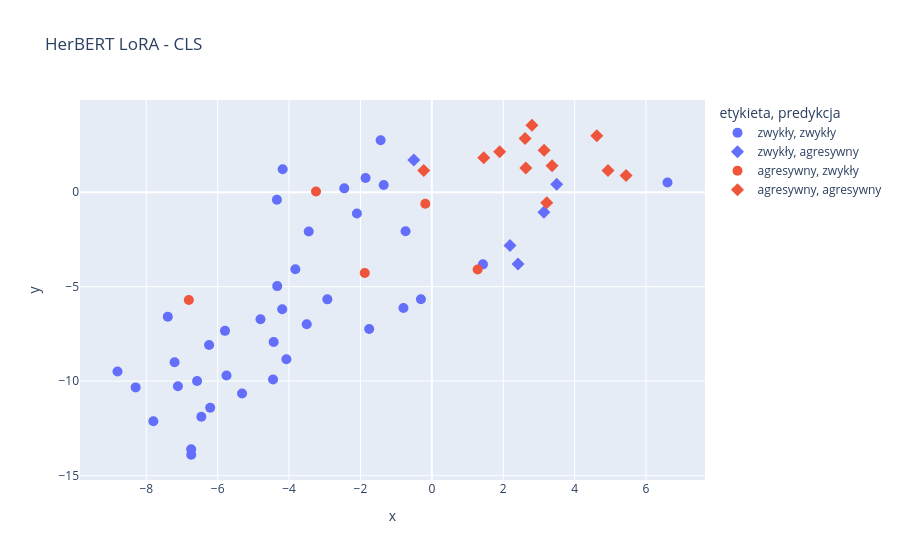

Notebook cell for this chart:
### Markdown cell above
## 2. Przestrzeń wektorowa przykładów testowych (reprezentacja tokenu [CLS])

### Code cell
emb = embed(seq_model, tok, test_df.text.tolist(), pool="cls")
plot_space(emb, test_df.label, seq_preds, test_df.text, "HerBERT LoRA - CLS")

### Figure 1 — Plotly figure (JSON) as saved in the notebook; plotly's stock layout.template omitted (floating-point values rounded to 4 significant figures)
{"data": [{"customdata": [["To też jest dobra wiadomość. Racjonalne państwo powinno po prostu korzystać z ty<br>ch okazji, zwłaszcza że Polska potrzebuje dużych inwestycji nie tylko w zbrojeni<br>a, ale także w system energetyczny. Mamy system energetyczny na trytytki. Nie zb<br>udowaliśmy ani jednej elektrowni jądrowej i za chwilę bardzo dużo może nas to po"], ["Drugi obszar projektu to ceny transferowe i informacja TPR. Zmienia się sposób r<br>aportowania. Informacja TPR będzie mogła być podpisywana przez pełnomocnika na p<br>odstawie standardowego pełnomocnictwa UPL-1."], ["Ten projekt daje nadzieję na to, że nauczyciele, ale i dzieci, rodzice przestaną<br> się bać i zastanawiać, czy po następnych wyborach będą w grupie, którą będzie s<br>ię głaskać, czy znowu będzie się na nich pluło jak przez ostatnie lata. Czy znow<br>u szkoła stanie się poligonem politycznym, czy może będą mieli chwilę wytchnieni"], ["Szacunek dla późniejszych zasług Tadeusza Mazowieckiego nie wymaga milczenia o j<br>ego błędach. Jeżeli mamy pamiętać, pamiętajmy uczciwie. Nie potrzebujemy kolejne<br>go pomnika zbudowanego z przemilczeń, a niestety wszystko wskazuje na to, że to <br>właśnie państwo robicie, przyjmując tę uchwałę. Potrzebujemy prawdy o polskiej h"], ["Natomiast mam pytanie o Straż Graniczną. W informacji, której udzielił pan minis<br>ter, usłyszeliśmy, że w 2023 r. zostało zatrudnionych 200 nowych strażników gran<br>icznych do ochrony granicy Polski z Białorusią. Tam cały czas sytuacja jest zapa<br>lna. Musimy wzmacniać to terytorium naszego kraju. Zapora robi swoje, ale jest p"], ["Historia uczy realizmu. Bezpieczeństwo opiera się na sile państw i trwałych soju<br>szach, a nie na projektach, które nie mają oparcia w realnej zdolności obronnej.<br> Silna Polska w silnym NATO to nasza racja stanu. Dziękuję bardzo."], ["Prof. Franciszek Marek (dej mu Ponboczku zdrowio, dyć tyn chop — piyrszy z welow<br>anio rektor Łopolskiego Uniwersytetu mo 94 roki): „Jynzyk polski literacki zacz?<br>n sie formować na Śl?nsku. Śl?nsk doł Polsce formy wyższego duchownego życi?. Po<br>lsk? weszła do kultury europejskij bez Śl?nsk."], ["Biuro legislacji czy opinii skutków tej regulacji powiedziało, że jest to oczywi<br>ście korzystne dla przedsiębiorców, ale niekorzystne dla budżetu. Natomiast musi<br>my mieć na uwadze, jakie to będzie generowało długofalowe plusy w postaci tego, <br>że każdy jeden przedsiębiorca, którego teraz uratujemy tym przedłużeniem dobrowo"], ["Pracujemy merytorycznie nad bardzo ważnym elementem systemu wymiaru sprawiedliwo<br>ści. Mianowicie nad nadużywaniem przez sądy tymczasowego aresztowania, nad pozba<br>wianiem osób podejrzanych, osób, które nie są prawomocnie skazane, podstawowych <br>praw: prawa do wolności osobistej, prawa do obrony w procesie, prawa do tego, że"], ["Jednak to nie zatrzymuje inwestycji Lidla. W tej sytuacji prezydium Parlamentarn<br>ego Zespołu ds. Obrony Gietrzwałdu przygotowało do Lidla sp. z o.o. sp. k. z sie<br>dzibą przy ul. Poznańskiej 48 w Jankowicach pismo, w którym wzywamy Lidla z sied<br>zibą w Jankowicach do przestrzegania zakazu wykonywania prac ziemnych trwale zni"], ["Potrzebujemy nowego programu i nowej strategii w zakresie planowania pomocy i ak<br>tywizacji seniorów. Koalicji 15 października, na którą zagłosowało 11,5 mln ludz<br>i, powierzono tę odpowiedzialność."], ["Dlatego moje pytanie zmierza do tego, czy ministerstwo planuje zmiany w zakresie<br> transparentności informacji o tym, jakie są fundacje rodzinne i kto jest fundat<br>orem, oraz zmiany w zakresie dostępności majątku fundacji rodzinnej dla wierzyci<br>eli fundatorów. Mam też pytanie: Ilu posłów i polityków, którzy tak bardzo dążyl"], ["Przechodząc do tychże kwestii: proszę państwa, wiem, że Komisja Nadzwyczajna w s<br>posób profesjonalny zajmowała się tymi sprawami, kwestią finansowania. Rozumiem <br>też pytania państwa posłów, bo nie wszyscy byli na posiedzeniu komisji, nie wszy<br>scy musieli je oglądać. Były pytania dotyczące spraw przeprocedowanych w komisji"], ["Wprowadzamy kluczową korektę w art. 12 ust. 1b, skreślając wyrazy „włącznie z żą<br>daniem zdjęcia odzieży i obuwia” itd. Ta zmiana ma na celu jednoznaczne odróżnie<br>nie kontroli bezpieczeństwa od kontroli osobistej. Kontrola bezpieczeństwa ma po<br>legać na sprawdzeniu osoby, zawartości odzieży i obuwia oraz przedmiotów za pomo"], ["Dla mnie jako dla posłanki z Krakowa, która widzi też, jak trudna jest realizacj<br>a programu ochrony powietrza w całej Małopolsce, ta zmiana jest kluczowa. Złożę <br>również poprawkę w tym obszarze, która wzmacnia programy ochrony powietrza i rea<br>lizację uchwał antysmogowych, bo tutaj najważniejsza jest konsekwencja i wspiera"], ["Pani posłanka Sibińska pytała o rzemiosło. Na pewno będziemy kontynuowali te kwe<br>stie. Zresztą mamy wsparcie w osobie rzecznika małych i średnich przedsiębiorców<br> i w całym jego urzędzie. Rzemieślnicy są dla nas bardzo ważni. Ta zmiana ustawy<br> i podejścia do rzemieślników była oczekiwana od wielu lat i została wprowadzona"], ["Planowany system ma mieć architekturę podwójnego wykorzystania umożliwiającą świ<br>adczenie usług zarówno na potrzeby wojskowe, jak i na potrzeby wybranych obszaró<br>w administracji państwowej, z zachowaniem pełnej autonomicznej kontroli po stron<br>ie Sił Zbrojnych. Projekt zakłada wykorzystanie satelity umieszczonego na orbici"], ["Nie można unikać prawdy nawet wtedy, gdy może okazać się bolesna. Nie bójmy się <br>prawdy, apeluje o to wielu posłów. Nie zagłuszajmy tej dyskusji emocjami dotyczą<br>cymi innych wydarzeń, bo to nie jest wiarygodna dyskusja, tu nie ma chęci do dys<br>kusji. To tylko udawanie i próba osiągnięcia tego, aby ten projekt został zlekce"], ["Wobec powyższego Klub Parlamentarny Polskie Stronnictwo Ludowe — Trzecia Droga b<br>ędzie głosować za przyjęciem tej uchwały, która jest arcyważna w procesie przywr<br>acania praworządności w Polsce. Dziękuję bardzo."], ["Ale chyba właśnie 5 minut, a nie 3 minuty. To chciałem wyjaśnić. Klub ma 5 minut<br>. W związku z tym prosiłbym liczyć czas od początku."], ["I jedno pytanie, proszę o odpowiedź na piśmie: Co się stanie, jeśli tych 120 mln<br> zarezerwowanych przez ministra nie wystarczy, a w ministerstwie nie będzie oszc<br>zędności? Dziękuję."], ["Niewątpliwie jest to ważna zmiana, która bardzo poprawia transparentność, jasnoś<br>ć i przejrzystość przepisów, a przede wszystkim ułatwia dostęp przedsiębiorcom i<br> weryfikację danych. Pytanie jest takie: Jak często te dane będą aktualizowane i<br> czy będą mogły być w tym systemie wykorzystywane do celów dowodowych?"], ["Dzień dobry. Informuje, że dziś odbędzie się posiedzenie Komisji Śledczej do zba<br>dania legalności, prawidłowości oraz celowości czynności operacyjno-rozpoznawczy<br>ch podejmowanych m.in. z wykorzystaniem oprogramowania Pegasus przez członków Ra<br>dy Ministrów, służby specjalne, Policję, organy kontroli skarbowej oraz celno-sk"], ["Pani Marszałek! Wysoka Izbo! Rzeczywiście trudno uwierzyć w to, że projektowane <br>przepisy są zupełnie bezkosztowe. Dlatego apelowałbym jednak do ministerstwa o c<br>hwilę refleksji, o to, aby sprawdziło, zweryfikowało, jakie są koszty implementa<br>cji nowych rozwiązań. Jak projekt zabezpiecza konstytucyjną zasadę ochrony prawa"], ["Pani Marszałek! Wysoka Izbo! Panie Ministrze! Procedowana ustawa o Krajowej Siec<br>i Kardiologicznej powinna w swoich założeniach pomóc polskim pacjentom kardiolog<br>icznym w skutecznym leczeniu. A czy tak będzie? Czas pokaże, czy wystarczy środk<br>ów finansowych na wdrożenie i skuteczne leczenie. W Polsce zgony, tak jak tutaj "], ["Kolejna sprawa. Tak naprawdę, jeżeli ktoś wcześniej podjął działalność, przed 19<br>88 r., to już był w wieku dorosłym, kiedy kontynuował tę działalność. Tak napraw<br>dę to dotyczyłoby głównie ludzi, którzy podjęli tę działalność gdzieś w okolicac<br>h 1988 r. Tutaj chylę czoła przed też moimi kolegami z Federacji Młodzieży Walcz"], ["Projekt ustawy wprowadza istotne zmiany w zakresie przeciwdziałania wspieraniu a<br>gresji na Ukrainę oraz ochrony bezpieczeństwa narodowego. Jego założenia są zgod<br>ne z interesem państwa, jednak szczególną uwagę należy poświęcić kwestii proporc<br>jonalności i ochrony praw podmiotów gospodarczych. Kluczowe jest, aby wprowadzan"], ["- do Spraw Petycji — godz. 10, - Śledczej do zbadania legalności, prawidłowości <br>oraz celowości czynności operacyjno-rozpoznawczych podejmowanych m.in. z wykorzy<br>staniem oprogramowania Pegasus przez członków Rady Ministrów, służby specjalne, <br>Policję, organy kontroli skarbowej oraz celno-skarbowej, organy powołane do ścig"], ["Jeżeli chodzi o działalność telefonu zaufania, to odnotowano 43 tys. zgłoszeń te<br>lefonicznych. Jest to właśnie sposób, w jaki był prowadzony ten telefon. Przepro<br>wadzono ok. 18 tys. rozmów na czacie."], ["Panie Marszałku! Wysoka Izbo! Projekt, który wyszedł z Sejmu, był już daleko idą<br>cym kompromisem. To było takie minimum praw, praw dla osób żyjących w nieformaln<br>ych związkach. Mimo to prezydent zawetował ustawę. Mówimy tu o blisko 2 mln Pole<br>k i Polaków i o ich podstawowych prawach. Jesteśmy im winni te realne rozwiązani"], ["Temu tzw. lekkiemu podejściu, czyli podejściu w przypadku rady, która będzie mia<br>ła funkcję opiniodawczą, musi towarzyszyć, szanowni państwo, sytuacja, w której <br>ta rada będzie miała pełen dostęp do wszelkich źródeł informacji, analiz, które <br>są produkowane, kolokwialnie rzecz ujmując, przez wszystkie instytucje publiczne"], ["Szanowny Panie Marszałku! Wysoka Izbo! Dziś poświęcę chwilę, by podkreślić wyjąt<br>kowe walory lokalnych jarmarków świątecznych, więc wypowiem się w innym tonie ni<br>ż państwo. To cudowna tradycja, która łączy mieszkańców w świątecznej atmosferze<br>, promując jednocześnie nasze lokalne wyroby, rękodzieło i produkty spożywcze. J"], ["Panie Marszałku! W imieniu mojego klubu parlamentarnego informuję, że z uwagi na<br> propozycje odnośnie do pelletu i planów poprzemy proponowaną ustawę. Liczymy na<br> to, że to dopiero początek zmian na rzecz zielonych miast i miasteczek, mniejsz<br>ych miejscowości, tych do 20 tys. mieszańców, oraz wsi w Polsce i że będzie to z"], ["Nowym rozwiązaniem jest także zobligowanie ministra sprawiedliwości do określeni<br>a, w drodze rozporządzenia, sposobu i trybu przekazywania tych informacji. W cel<br>u zapewnienia skutecznego stosowania przepisów ustawy nadano wojewodom szczególn<br>e uprawnienia kontrolne w zakresie weryfikacji realizacji obowiązków wynikającyc"], ["Szanowny Panie Marszałku! Panie Ministrze! Wysoka Izbo! Szanowni Państwo! W imie<br>niu Klubu Parlamentarnego Polskie Stronnictwo Ludowe — Trzecia Droga przedstawia<br>m stanowisko odnośnie do poselskiego projektu ustawy o zmianie ustawy — Kodeks k<br>arny z druku nr 2210."], ["Zmienia się sposób poboru. Inkaso zastępują płatnicy, którymi z mocy ustawy będą<br> podmioty świadczące usługi zakwaterowania. Płatnikowi przysługuje 10% pobranej <br>opłaty. Stawka opłaty miejscowej nie będzie mogła przekroczyć 5 zł, a opłata uzd<br>rowiskowa 6,86 zł. To dobre rozwiązanie, które pozwoli wielu gminom, w szczególn"], ["Proszę zatem o odpowiedź: Czy działania te realizowane są według tego samego wzo<br>rca w całym kraju? Czy zapasy w formie namiotów, sprzętu, śpiworów, urządzeń grz<br>ewczych są uzupełniane na bieżąco, czy możemy mówić także o wzroście takich zapa<br>sów? Jak wyglądają kanały dystrybucji informacji dotyczących zagrożeń? Jak docie"], ["Mam pytanie do pana posła. Może na dalszym etapie procesu legislacyjnego warto b<br>yłoby rozważyć ujednolicenie kar z art. 199 ust. 4 i art. 200 ust. 1, który równ<br>ież przewiduje karę za obcowanie seksualne z małoletnim, ale ten próg jest znacz<br>nie niższy, czyli nie od 3 do 20 lat, ale od 2 do 15 lat? Proszę o rozważenie ta"]], "hovertemplate": "etykieta=zwykły<br>predykcja=zwykły<br>tekst=%{customdata[0]}<extra></extra>", "legendgroup": "zwykły, zwykły", "marker": {"color": "#636efa", "size": 10, "symbol": "circle"}, "mode": "markers", "name": "zwykły, zwykły", "orientation": "v", "showlegend": true, "type": "scatter", "x": [-2.454, -7.207, -1.858, -0.7365, -4.332, -4.179, 6.601, -2.927, -8.806, -4.34, -5.752, -4.191, -3.823, -8.298, -4.431, -3.505, -7.113, -1.349, -5.316, -1.435, -3.449, -6.577, -6.743, -0.3059, -0.7959, -2.099, -6.209, -6.74, -6.24, 1.431, -1.756, -7.397, -4.448, -6.457, -7.801, -4.075, -5.795, -4.8], "xaxis": "x", "y": [0.1993, -9.005, 0.7465, -2.065, -4.973, 1.213, 0.5118, -5.672, -9.491, -0.3993, -9.7, -6.2, -4.076, -10.33, -7.932, -6.991, -10.27, 0.3741, -10.66, 2.742, -2.086, -9.99, -13.6, -5.665, -6.133, -1.13, -11.41, -13.9, -8.09, -3.822, -7.242, -6.593, -9.918, -11.88, -12.12, -8.84, -7.34, -6.729], "yaxis": "y"}, {"customdata": [["Pani Marszałek! Wysoka Izbo! Panie Ministrze! Sposób, w jaki ogłosiliście zawies<br>zenie programu, był naprawdę skandaliczny. To podważa zaufanie obywatelek i obyw<br>ateli do państwa polskiego. Rozumiem potrzebę przebudowy programu. Zresztą choci<br>ażby Polski Alarm Smogowy podobno od marca państwa informował, zgłaszał, że są z"], ["Szanowny Panie Marszałku! Pani Minister! Dotrzymujemy obietnic. Jedną z obietnic<br> było właśnie podwyższenie kwoty wypłacanej przez fundusz alimentacyjny do 1 tys<br>. zł. Ta kwota, która tutaj jest podawana, czyli rekordowe ponad 15 mld zł, i pr<br>awie 300 tys. osób niepłacących tych alimentów naprawdę budzą przerażenie."], ["Pani Marszałkini! Wysoki Sejmie! Wojna o umysły, wojna psychologiczna wywołana p<br>rzez Rosję jest faktem. Tysiące fałszywych informacji, kłamstw, manipulacji. Cel<br>? Podzielić, wprowadzić chaos, podważyć zaufanie do nauki, podważyć wiarygodność<br> instytucji państwa, zasiać wątpliwości, skłócić Polaków i Unię Europejską, Pola"], ["Panie Marszałku! Wysoka Izbo! W ten poniedziałek Jolanta Żołnierczyk, odważna ka<br>sjerka z Żywca, wygrała w sądzie z wielką międzynarodową korporacją, z Kauflande<br>m. Kaufland bezprawnie zwolnił Jolantę Żołnierczyk za to, że jako działaczka zwi<br>ązkowa i społeczna inspektor pracy rzetelnie wypełniała swoje obowiązki. Kauflan"], ["Jeśli chodzi o zwolnienia dotyczące wszystkich nagród dla sportowców wypłacanych<br> z budżetu państwa, to jest to kompetencja ministra finansów polskiego rządu. Pr<br>zyjmując je, rzeczywiście złamalibyśmy ogólnie funkcjonującą zasadę, bo dlaczego<br> za wyniki w nauce, sporcie i innych…"]], "hovertemplate": "etykieta=zwykły<br>predykcja=agresywny<br>tekst=%{customdata[0]}<extra></extra>", "legendgroup": "zwykły, agresywny", "marker": {"color": "#636efa", "size": 10, "symbol": "diamond"}, "mode": "markers", "name": "zwykły, agresywny", "orientation": "v", "showlegend": true, "type": "scatter", "x": [2.414, 2.188, 3.498, 3.137, -0.5051], "xaxis": "x", "y": [-3.804, -2.828, 0.4206, -1.067, 1.707], "yaxis": "y"}, {"customdata": [["Panie Marszałku! Wysoka Izbo! Chciałabym poinformować Wysoką Izbę, że nie jest p<br>rzestrzegana ustawa o Funduszu rozwoju przewozów autobusowych. W tej ustawie w a<br>rt. 11d w pkt 5 jasno zapisaliśmy kilka lat temu, także państwo z koalicji rządz<br>ącej głosowali za tym rozwiązaniem, że umowa zawierana z tego funduszu jest na c"], ["Dziękuję, panie marszałku. Po 15 października nastroje Polaków znacznie pogorszy<br>ły się. Widzimy to chociażby na opublikowanych kilka godzin temu danych GUS-u. S<br>przedaż detaliczna w listopadzie spadła zarówno rok do roku, jak i miesiąc do mi<br>esiąca. To pokazuje, że Polacy negatywnie oceniają koalicję chaosu, koalicję ana"], ["Szanowny Panie Marszałku! Wysoki Sejmie! 8 miesięcy temu premier Donald Tusk pod<br>pisał z Ukrainą porozumienie o współpracy w dziedzinie bezpieczeństwa. Jednym z <br>najważniejszych fundamentów tego porozumienia miała być współpraca przemysłów ob<br>ronnych — wspólne projekty badawczo-rozwojowe, transfer technologii, produkcja n"], ["To jest schemat wygaszania dużych inwestycji przemysłowych przez rząd Donalda Tu<br>ska pod hasłem „megalomanii” i konieczności zmian w uzgodnionych i gotowych proj<br>ektach. Tyle że w tym przypadku mówimy o zakładzie, który mógł realnie konkurowa<br>ć z Niemcami. Skala ponad 400 tys. t polipropylenu rocznie to wartość, która zmi"], ["Omawiane sprawozdanie Rady Języka Polskiego z wielu względów jest ciekawe. Nasuw<br>a się tutaj mimochodem taka konstatacja, że zarówno ówczesna partia sprawująca w<br>ładzę, czyli Prawo i Sprawiedliwość, jak i cała największa opozycja totalna nicz<br>ym specjalnie się od siebie nie różniły. Śmiem twierdzić, że takie partie jak PO"]], "hovertemplate": "etykieta=agresywny<br>predykcja=zwykły<br>tekst=%{customdata[0]}<extra></extra>", "legendgroup": "agresywny, zwykły", "marker": {"color": "#EF553B", "size": 10, "symbol": "circle"}, "mode": "markers", "name": "agresywny, zwykły", "orientation": "v", "showlegend": true, "type": "scatter", "x": [1.282, -1.879, -6.807, -3.245, -0.1838], "xaxis": "x", "y": [-4.09, -4.28, -5.705, 0.03187, -0.6162], "yaxis": "y"}, {"customdata": [["A co robi Donad Tusk? Oczywiście musi się meldować w Budapeszcie, musi się witać<br> z Viktorem Orbánem, który w porównaniu z obecną władzą wydaje się naprawdę męże<br>m stanu. Właśnie Viktor Orbán — zaraz po 1 lipca, jak Węgry objęły prezydencję w<br> Unii Europejskiej — powędrował i do Kijowa, i do Moskwy, i do Waszyngtonu, i do"], ["…chciałbym zwrócić uwagę — bo tutaj przed chwilą były wnioski formalne na temat <br>lobbingu, wpływów niemieckich na polski rząd — i chciałbym przypomnieć, że ta pr<br>aktyka jest znana od lat. Wiele lat temu mieliśmy prężnie działające cukrownie, <br>które produkowały cukier, i Unia Europejska nagle magicznie wprowadziła limity p"], ["Nie dziwię się, że pan się denerwuje. Ma pan powody, żeby się denerwować. Ale te<br>raz, szanowni państwo, apeluję do tych, którzy siedzą trochę z tyłu, w dalszych <br>rzędach PiS-u, żebyście tak na chwilę wyłączyli ten partyjny przekaz i odpowiedz<br>ieli sobie na jedno proste pytanie."], ["PiS chciał wygaszać Rządowe Centrum Bezpieczeństwa. W projekcie, który był schow<br>any gdzieś tam głęboko w szufladzie w MSWiA, było wygaszenie i zlikwidowanie Rzą<br>dowego Centrum Bezpieczeństwa. A Rządowe Centrum Bezpieczeństwa i służby podległ<br>e odpowiedzialne za ochronę ludności, Państwowa Straż Pożarna i ochotnicze straż"], ["PiS rękami sędziów Trybunału Konstytucyjnego zerwał kompromis aborcyjny, wyprowa<br>dził tysiące kobiet na ulicę, przyczynił się do piekła kobiet, do śmierci niektó<br>rych z nich. Nigdy więcej. Dzisiejszy projekt zagwarantuje, by się to już nigdy <br>nie powtórzyło, bo sędziów wybierzemy większością kwalifikowaną 2/3 głosów. Dlat"], ["Czasami warto mówić troszkę wolniej. Panie pośle, czasami „wolniej” znaczy „lepi<br>ej” w sensie możliwości zrozumienia tematu i tego, co pan mówi. Zapraszam pana p<br>osła Pawła Bliźniuka, Koalicja Obywatelska."], ["Strach przed modernizacją i nowoczesnością jest typowy dla PiS-u, bo to jest par<br>tia o charakterze anachronicznym. To jest partia mentalnie zakotwiczona w XIX w.<br> To jest partia zakotwiczona w początku XX w. Ta partia nie rozumie XXI w. Nie r<br>ozumie potrzeb obywateli, którzy żyją w sposób bardziej nowoczesny."], ["…. Wtedy gdy będziecie kłamać, gdy będziecie podważać bezpieczeństwo państwa. Ta<br>k, mój język będzie ostry wobec was, bo to, co robicie, jest nieodpowiedzialne. <br>To, co robicie, zagraża polskiemu bezpieczeństwu. Wasza działalność przez 8 lat <br>w Ministerstwie Spraw Wewnętrznych i Administracji to było jedno wielkie zagroże"], ["Kwestia zielonego ładu. Ja tylko przypomnę: zielony ład poparli europosłowie Pla<br>tformy Obywatelskiej i PSL-u. Mało tego, ich szefowa, szefowa Europejskiej Parti<br>i Ludowej, powiedziała, że oni są partią zielonego ładu."], ["Był ten wątek skumulowanej inflacji. Poruszał go pan poseł Grzyb, pan minister t<br>akże. Proszę państwa, skumulowana inflacja — panie ministrze, nie 50, tylko 43, <br>jeżeli już — rzeczywiście jest wysoka. Ale mam nadzieję, że znacie raporty. Skor<br>o nie wierzycie raportom Narodowego Banku Polskiego, to wierzcie chociaż raporto"], ["Panie Marszałku! Apeluję do pana. Dziś po raz kolejny złamał pan zasady. Zawsze <br>było tak, że jeżeli klub poprosił o 15 minut dla klubu, to nawet jak lewica rząd<br>ziła, zawsze było to bez głosowania udzielane. A dzisiaj marszałek Hołownia po r<br>az kolejny złamał zasady, łamie konstytucję."], ["1. Jak można ustanowić rok 2027 Rokiem Nauki, gdy jednocześnie wprowadzacie w sz<br>kołach dietę planetarną? Przez tę ideologiczną decyzję dzieci chodzą głodne, bo <br>obiad im nie wystarcza. To nie jest hołd dla nauki, to nadużywanie jej autorytet<br>u do przepchnięcia decyzji, której skutków dla najmłodszych nikt rzetelnie nie z"]], "hovertemplate": "etykieta=agresywny<br>predykcja=agresywny<br>tekst=%{customdata[0]}<extra></extra>", "legendgroup": "agresywny, agresywny", "marker": {"color": "#EF553B", "size": 10, "symbol": "diamond"}, "mode": "markers", "name": "agresywny, agresywny", "orientation": "v", "showlegend": true, "type": "scatter", "x": [2.804, 1.9, 3.368, 1.453, 4.621, -0.2263, 3.145, 4.935, 2.633, 2.611, 3.219, 5.44], "xaxis": "x", "y": [3.539, 2.134, 1.395, 1.826, 2.982, 1.146, 2.217, 1.148, 1.279, 2.844, -0.566, 0.8809], "yaxis": "y"}], "layout": {"legend": {"title": {"text": "etykieta, predykcja"}, "tracegroupgap": 0}, "title": {"text": "HerBERT LoRA - CLS"}, "xaxis": {"anchor": "y", "domain": [0.0, 1.0], "title": {"text": "x"}}, "yaxis": {"anchor": "x", "domain": [0.0, 1.0], "title": {"text": "y"}}}}
